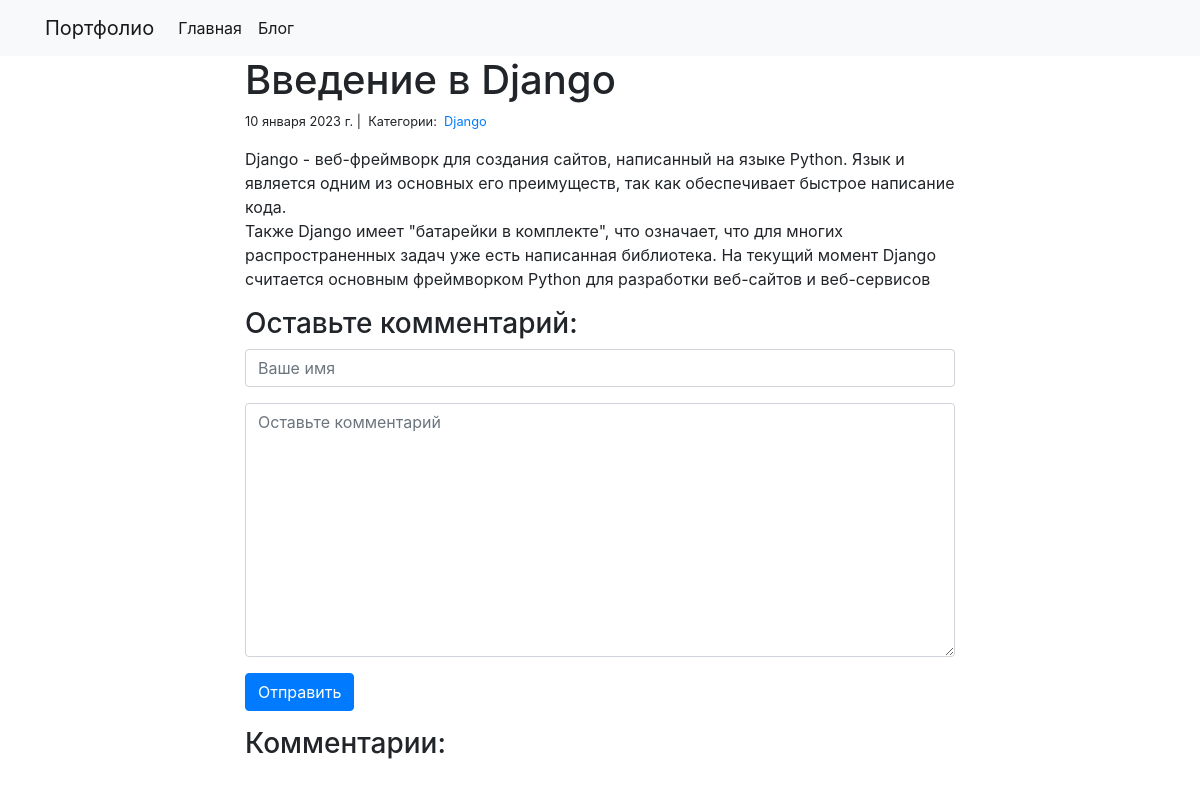
Page /blog/1/ on the committed database.
### blog/models.py (models this page shows)
class Post(models.Model):
    title = models.CharField(max_length=255)
    body = models.TextField()
    created_on = models.DateTimeField(auto_now_add=True)
    last_modified = models.DateTimeField(auto_now=True)
    categories = models.ManyToManyField('Category', related_name='post')

class Category(models.Model):
    name = models.CharField(max_length=20)

### blog/views.py (the view, shortened to what this page needs)
# urls.py: path('<int:pk>/', views.blog_detail, name='blog_detail'),
def blog_detail(request, pk):
    post = Post.objects.get(pk=pk)
    form = CommentForm()
    comments = Comment.objects.filter(post=post)
    context = {
        'post': post,
        'comments': comments,
        'form': form,
    }
    return render(request, 'blog_detail.html', context)

### blog/form.py
class CommentForm(forms.Form):
    author = forms.CharField(
        max_length=60,
        widget=forms.TextInput(attrs={
            'class': 'form-control',
            'placeholder': 'Ваше имя'
        })
    )
    body = forms.CharField(widget=forms.Textarea(
        attrs={
            'class': 'form-control',
            'placeholder': 'Оставьте комментарий'
        }
    ))

### blog/templates/blog_detail.html (shortened to what this page needs)
{% extends 'portfolio/base.html' %}
{% block page_content %}
<div class="col-md-8 offset-md-2">
    <h1>{{ post.title }}</h1>
    <small>
        {{ post.created_on.date }} |&nbsp;
        Категории:&nbsp;
        {% for category in post.categories.all %}
        <a href="{% url 'blog_category' category.name %}">
            {{ category.name }}
        </a>&nbsp;
        {% endfor %}
    </small>
    <p>{{ post.body | linebreaks }}</p>
    <h3>Оставьте комментарий:</h3>
    <form action="/blog/{{ post.pk }}/" method="post">
        <div class="form-group">
            {{ form.author }}
        </div>
        <div class="form-group">
            {{ form.body }}
        </div>
        <button type="submit" class="btn btn-primary">Отправить</button>
    </form>
    <h3>Комментарии:</h3>
</div>
{% endblock %}

### rows in the picture
Post: title "Введение в Django", created_on "10 января 2023 г.", body "Django - веб-фреймворк для создания сайтов, написанный на языке Python. Язык и является одним из основных его преимуществ, так как обеспечивает быстрое написание кода. Также Django имеет \"батарейки в комплекте\", что означает, что для многих распространенных задач уже есть написанная библиотека. На текущий момент Django считается основным фреймворком Python для разработки веб-сайтов и веб-сервисов"
Category: name "Django"
